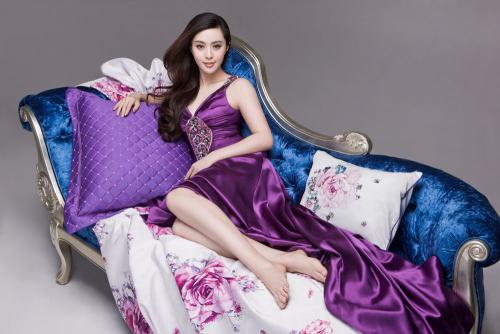
#> input picture image_dir/fbb.jpeg, 500 x 334 px
$ python matplotlib_learn.py
#> lines starting #> are read from the running program, lines starting #| are printed output that depends on the picture
# -*- coding: utf-8 -*-

"""
Copyright () 2018

All rights reserved

FILE: matplotlib_learn.py
AUTHOR: tianyuningmou
DATE CREATED:  @Time : 2018/3/15 下午2:39

DESCRIPTION:  .

VERSION: : #1
CHANGED By: : tianyuningmou
CHANGE:  :
MODIFIED: : @Time : 2018/3/15 下午2:39
"""

from PIL import Image
from matplotlib.pylab import *

p1_image = array(Image.open('fbb.jpeg'))
#> p1_image is the input picture: shape (334, 500, 3); mean R, G, B 132.4, 118.2, 141.3
imshow(p1_image)

x = [100, 100, 400, 400]
y = [200, 500, 200, 500]

plot(x, y, 'r*')
plot(x[:2], y[:2])
title('Plotting: "fbb"')
# 使坐标轴不显示
axis('off')
show()

p2_image = array(Image.open('fbb.jpeg').convert('L'))
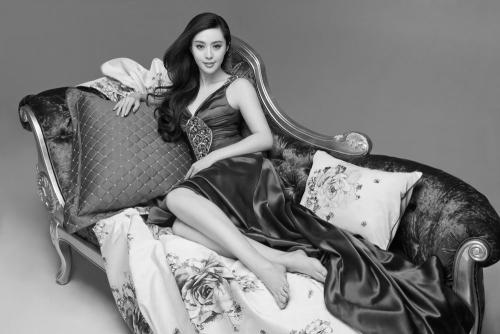
#> p2_image: shape (334, 500); min 1, max 255, mean 125.1
figure()
gray()
contour(p2_image, origin='image')
axis('equal')
axis('off')
show()

p3_image = array(Image.open('fbb.jpeg').convert('L'))
figure()
hist(p3_image.flatten(), 128)
show()

p4_image = array(Image.open('fbb.jpeg'))
imshow(p4_image)
print('Please click 3 points')
#> (the run stopped early here; a loop or call above may not have finished)
